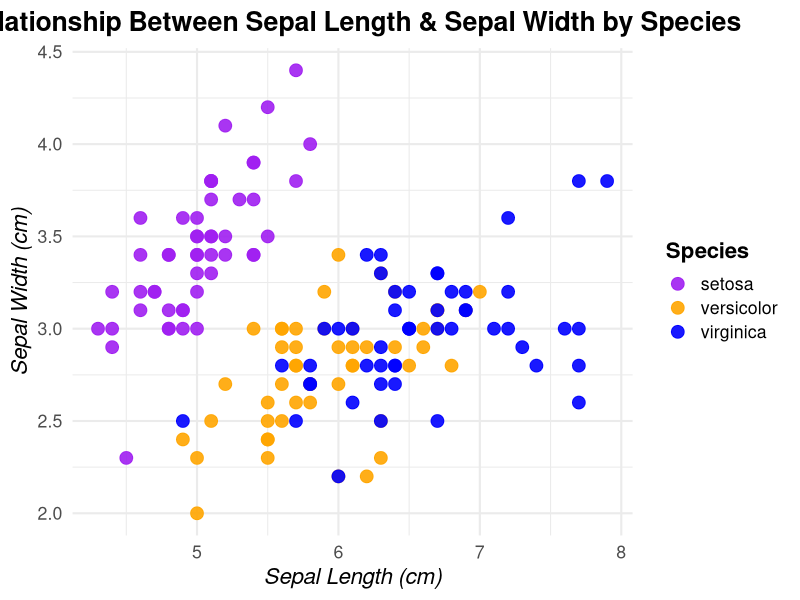

R code for this plot:
## ---- chunk 1
# Load necessary library
library(ggplot2)

# Create the ggplot object with iris dataset
ggplot(iris, aes(x = Sepal.Length, y = Sepal.Width, color = Species)) + 
  geom_point(size = 4, alpha = 0.9) + 
  ggtitle("Relationship Between Sepal Length & Sepal Width by Species") + 
  xlab("Sepal Length (cm)") + 
  ylab("Sepal Width (cm)") + 
  scale_color_manual(values = c("setosa" = "purple", "versicolor" = "orange", "virginica" = "blue")) + 
  theme_minimal(base_size = 16) + 
  theme(
    plot.title = element_text(face = "bold", hjust = 0.5), 
    axis.title = element_text(face = "italic"), 
    legend.title = element_text(face = "bold"), 
  )

